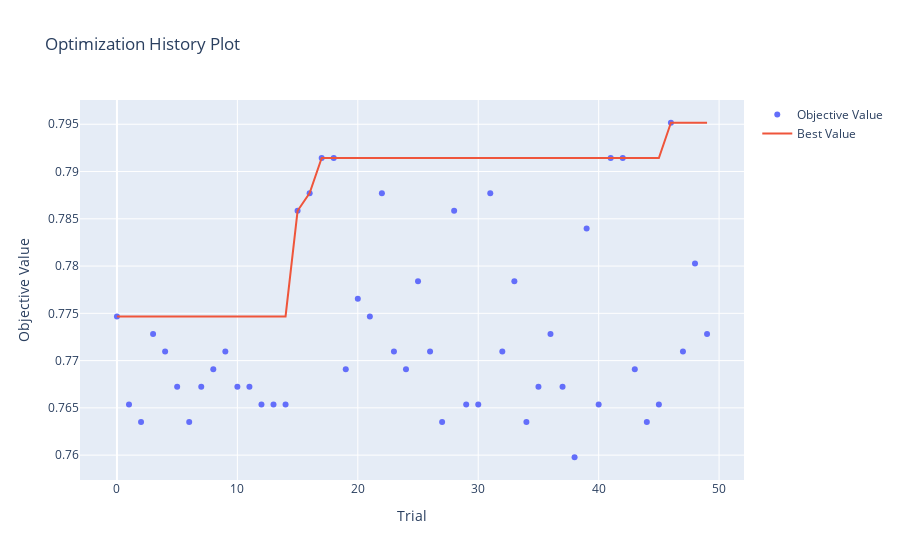

The code cell stored with this chart in its notebook:
### Code cell
plot_optimization_history(study).show()
